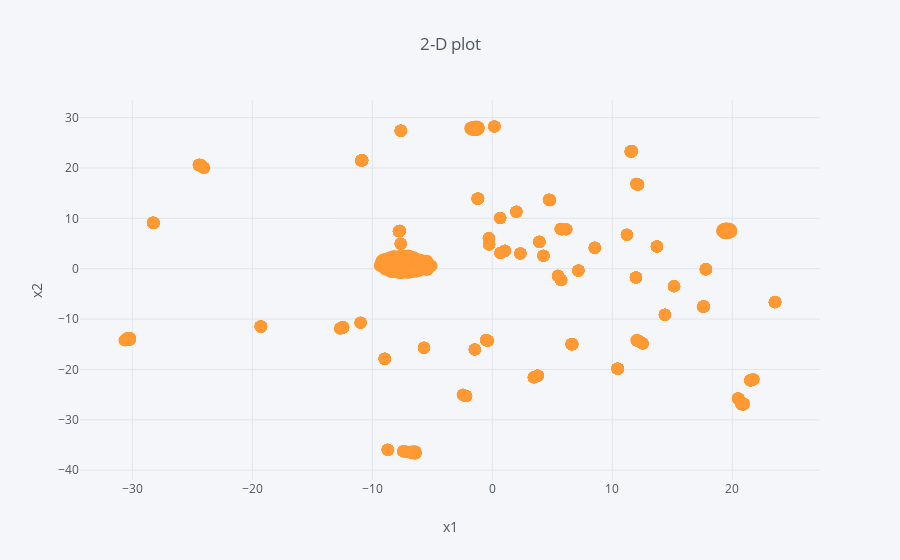

This figure's notebook cell:
### Markdown cell above
The plots are interactive. Helps in better analysis

### Code cell
#Unlabelled plot in 2 D
iplot(panel_file.iplot(asFigure=True,
                               kind='scatter',x='x1',y='x2', xTitle='x1',yTitle='x2', text='full_form',title='2-D plot',mode='markers'))

### Figure 1 — Plotly figure (JSON) as saved in the notebook; plotly's stock layout.template omitted (floating-point values rounded to 4 significant figures; data arrays with more than 128 entries replaced by an {"elided": "..."} marker saying what was removed)
{"data": [{"line": {"color": "rgba(255, 153, 51, 1.0)", "dash": "solid", "shape": "linear", "width": 1.3}, "marker": {"size": 12, "symbol": "circle"}, "mode": "markers", "name": "x2", "text": {"elided": "3450 str values"}, "type": "scatter", "uid": "bee7a124-8d28-4cea-9ec7-6b306ca7e46a", "x": {"elided": "3450 float values"}, "y": {"elided": "3450 float values"}}], "layout": {"legend": {"bgcolor": "#F5F6F9", "font": {"color": "#4D5663"}}, "paper_bgcolor": "#F5F6F9", "plot_bgcolor": "#F5F6F9", "title": {"font": {"color": "#4D5663"}, "text": "2-D plot"}, "xaxis": {"gridcolor": "#E1E5ED", "showgrid": true, "tickfont": {"color": "#4D5663"}, "title": {"font": {"color": "#4D5663"}, "text": "x1"}, "zerolinecolor": "#E1E5ED"}, "yaxis": {"gridcolor": "#E1E5ED", "showgrid": true, "tickfont": {"color": "#4D5663"}, "title": {"font": {"color": "#4D5663"}, "text": "x2"}, "zerolinecolor": "#E1E5ED"}}}
